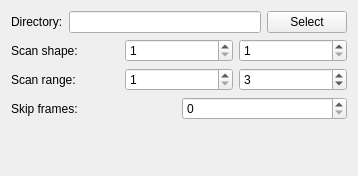
<?xml version="1.0" encoding="UTF-8"?>
<ui version="4.0">
 <class>series_editor</class>
 <widget class="QWidget" name="series_editor">
  <property name="geometry">
   <rect>
    <x>0</x>
    <y>0</y>
    <width>358</width>
    <height>176</height>
   </rect>
  </property>
  <property name="windowTitle">
   <string>Series Editor</string>
  </property>
  <layout class="QGridLayout" name="gridLayout">
   <item row="0" column="0" colspan="2">
    <layout class="QHBoxLayout" name="horizontalLayout">
     <item>
      <widget class="QLabel" name="series_dir_label">
       <property name="text">
        <string>Directory:</string>
       </property>
       <property name="buddy">
        <cstring>series_dir</cstring>
       </property>
      </widget>
     </item>
     <item>
      <widget class="QLineEdit" name="series_dir"/>
     </item>
     <item>
      <widget class="QPushButton" name="select_series_dir">
       <property name="text">
        <string>Select</string>
       </property>
      </widget>
     </item>
    </layout>
   </item>
   <item row="2" column="0" colspan="2">
    <layout class="QHBoxLayout" name="horizontalLayout_3">
     <item>
      <widget class="QLabel" name="scan_range_label">
       <property name="text">
        <string>Scan range:</string>
       </property>
      </widget>
     </item>
     <item>
      <widget class="QSpinBox" name="scan_range_start">
       <property name="minimum">
        <number>1</number>
       </property>
       <property name="maximum">
        <number>1000000</number>
       </property>
      </widget>
     </item>
     <item>
      <widget class="QSpinBox" name="scan_range_stop">
       <property name="minimum">
        <number>1</number>
       </property>
       <property name="maximum">
        <number>1000000</number>
       </property>
       <property name="value">
        <number>3</number>
       </property>
      </widget>
     </item>
    </layout>
   </item>
   <item row="1" column="0" colspan="2">
    <layout class="QHBoxLayout" name="horizontalLayout_2">
     <item>
      <widget class="QLabel" name="scan_shape_label">
       <property name="text">
        <string>Scan shape:</string>
       </property>
       <property name="buddy">
        <cstring>scan_shape_z</cstring>
       </property>
      </widget>
     </item>
     <item>
      <widget class="QSpinBox" name="scan_shape_z">
       <property name="minimum">
        <number>1</number>
       </property>
       <property name="maximum">
        <number>10000</number>
       </property>
      </widget>
     </item>
     <item>
      <widget class="QSpinBox" name="scan_shape_y">
       <property name="minimum">
        <number>1</number>
       </property>
       <property name="maximum">
        <number>10000</number>
       </property>
      </widget>
     </item>
    </layout>
   </item>
   <item row="7" column="0" colspan="2">
    <spacer name="verticalSpacer">
     <property name="orientation">
      <enum>Qt::Vertical</enum>
     </property>
     <property name="sizeHint" stdset="0">
      <size>
       <width>20</width>
       <height>40</height>
      </size>
     </property>
    </spacer>
   </item>
   <item row="3" column="0">
    <widget class="QLabel" name="skip_frames_label">
     <property name="text">
      <string>Skip frames:</string>
     </property>
     <property name="buddy">
      <cstring>skip_frames</cstring>
     </property>
    </widget>
   </item>
   <item row="3" column="1">
    <widget class="QSpinBox" name="skip_frames">
     <property name="maximum">
      <number>10000</number>
     </property>
    </widget>
   </item>
  </layout>
 </widget>
 <tabstops>
  <tabstop>series_dir</tabstop>
  <tabstop>select_series_dir</tabstop>
  <tabstop>scan_shape_z</tabstop>
  <tabstop>scan_shape_y</tabstop>
  <tabstop>scan_range_start</tabstop>
  <tabstop>scan_range_stop</tabstop>
  <tabstop>skip_frames</tabstop>
 </tabstops>
 <resources/>
 <connections/>
</ui>
